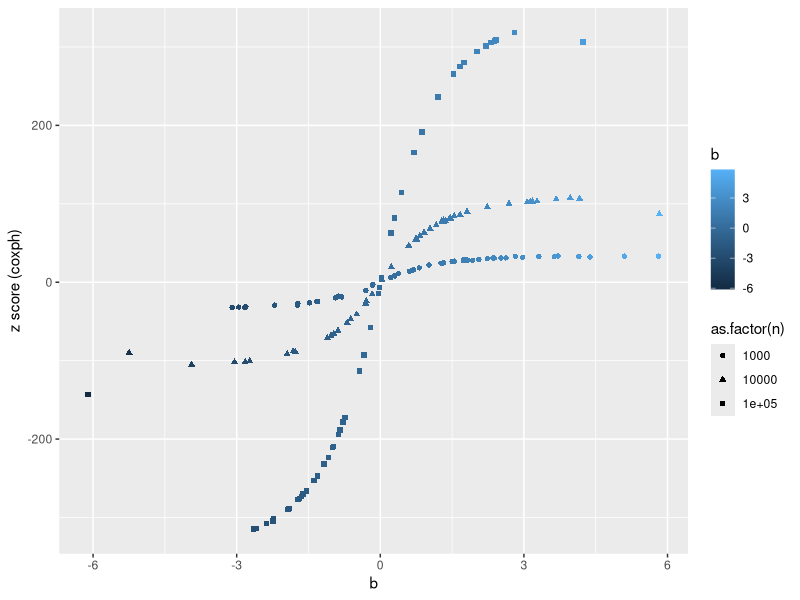
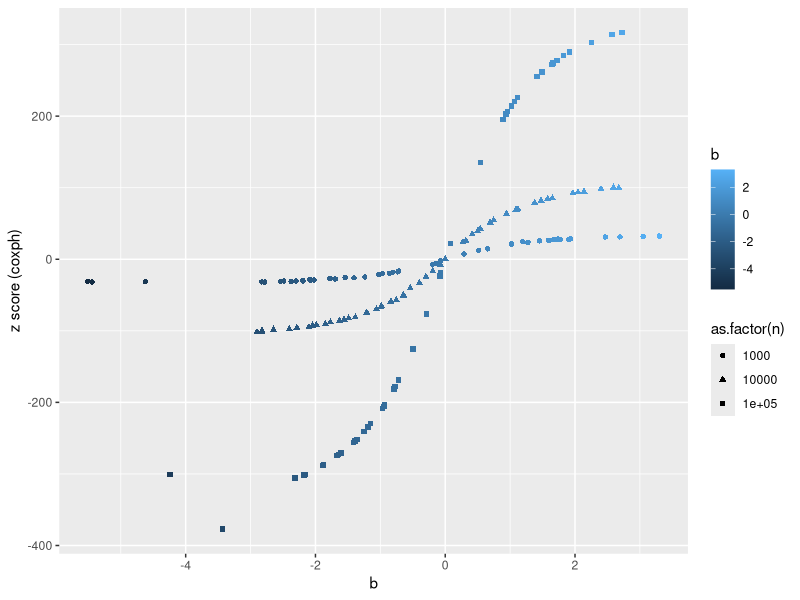

Source code (R) for these figures, in order:
## ---- chunk 1
library(ggplot2)
library(dplyr)
library(survival)
## ---- chunk 2
sim_surv_exp <- function(b, X, censor_lvl){
  n = nrow(X)
  p = ncol(X)
  dat =list()
  
  status <- ifelse(runif(n) > censor_lvl, 1, 0)
  lambda <- exp(cbind(rep(1,n), X) %*% b)
  surT <- log(1 - runif(n)) /(-lambda)
  # rescale censored subject to get observed time
  surT[status == 0] = surT[status == 0] * runif(sum(status == 0))
  
  y = cbind(surT, status)
  colnames(y) = c("time", "status")
  colnames(X) <- unlist(lapply(1:p, function(i) paste0("x", i)))
  dat[["X"]] = X
  dat[["y"]] = y
  return(dat)
}
## ---- chunk 3

simdata = function(n,b, censor_lvl, binarize_x=FALSE){
  x = rnorm(n)
  if(binarize_x){
    x = (x > 0) - ( x < 0 )
  }
  # generate survival data
  x = as.matrix(x)
  dat = sim_surv_exp(c(1, b), x, censor_lvl)
  y <- Surv(dat$y[,1], dat$y[,2])
  fit = 
  coefs = summary(coxph(y ~ x))$coef
  bhat = coefs[, 'coef']
  z = coefs[, 'z']
  se = coefs[, 'se(coef)']
  
  return(data.frame(n=n, b=b, z = z, se = se, bhat = bhat))
}


dsimdata = function(design){
  design %>% rowwise() %>% mutate(simdata(n,b, censor_lvl))
}

## ---- chunk 4
sim1 = dsimdata(data.frame(n=1000,b=rnorm(50,0,2), censor_lvl = 0.3))
sim2 = dsimdata(data.frame(n=10000,b=rnorm(50,0,2), censor_lvl = 0.3))
sim3 = dsimdata(data.frame(n=100000,b=rnorm(50,0,2), censor_lvl = 0.3))
ggplot(rbind(sim1,sim2,sim3), 
       mapping = aes(b, z)) +
  geom_point(mapping = aes(color = b, shape=as.factor(n))) + 
   ylab("z score (coxph)")
## ---- chunk 5
sim1b = dsimdata(data.frame(n=1000,b=rnorm(50,0,2), censor_lvl = 0.3, binarize_x = TRUE))
sim2b = dsimdata(data.frame(n=10000,b=rnorm(50,0,2), censor_lvl = 0.3, binarize_x = TRUE))
sim3b = dsimdata(data.frame(n=100000,b=rnorm(50,0,2), censor_lvl = 0.3, binarize_x = TRUE))
ggplot(rbind(sim1b,sim2b,sim3b), 
       mapping = aes(b, z)) +
  geom_point(mapping = aes(color = b, shape=as.factor(n))) +
  ylab("z score (coxph)")
